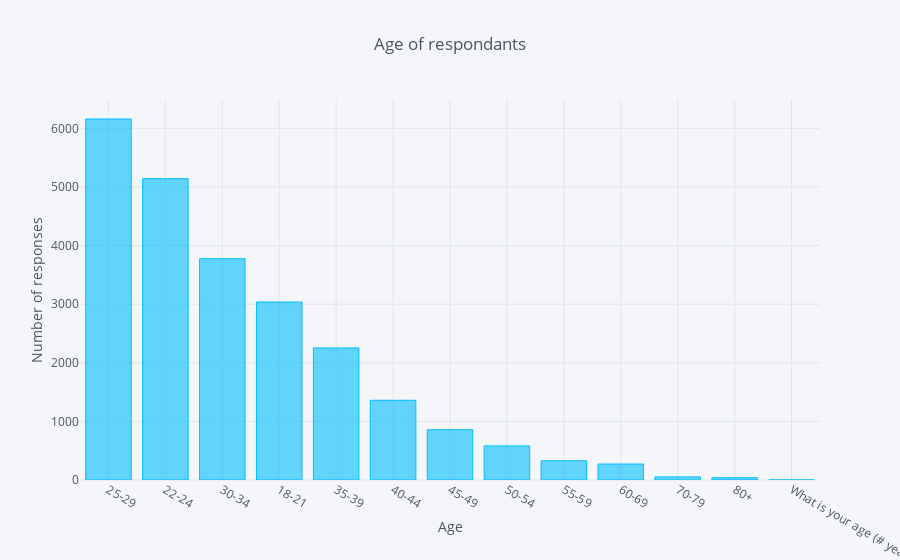

The cell this chart's notebook holds for it:
### Markdown cell above
### Q2). Ages of maximum of respondants.

### Code cell
age = df_mcr['Q2'].value_counts().reset_index()
age.iplot(kind='bar', x='index', y='Q2', title='Age of respondants', xTitle='Age',
          yTitle='Number of responses', colors='deepskyblue')

### Figure 1 — Plotly figure (JSON) as saved in the notebook; plotly's stock layout.template omitted (floating-point values rounded to 4 significant figures)
{"data": [{"marker": {"color": "rgba(0, 191, 255, 0.6)", "line": {"color": "rgba(0, 191, 255, 1.0)", "width": 1}}, "name": "Q2", "orientation": "v", "text": "", "type": "bar", "uid": "6cef8338-cf12-45a2-a6b9-ca5959f74d81", "x": ["25-29", "22-24", "30-34", "18-21", "35-39", "40-44", "45-49", "50-54", "55-59", "60-69", "70-79", "80+", "What is your age (# years)?"], "y": [6159, 5141, 3776, 3037, 2253, 1360, 858, 582, 328, 273, 53, 39, 1]}], "layout": {"legend": {"bgcolor": "#F5F6F9", "font": {"color": "#4D5663"}}, "paper_bgcolor": "#F5F6F9", "plot_bgcolor": "#F5F6F9", "title": {"font": {"color": "#4D5663"}, "text": "Age of respondants"}, "xaxis": {"gridcolor": "#E1E5ED", "showgrid": true, "tickfont": {"color": "#4D5663"}, "title": {"font": {"color": "#4D5663"}, "text": "Age"}, "zerolinecolor": "#E1E5ED"}, "yaxis": {"gridcolor": "#E1E5ED", "showgrid": true, "tickfont": {"color": "#4D5663"}, "title": {"font": {"color": "#4D5663"}, "text": "Number of responses"}, "zerolinecolor": "#E1E5ED"}}}
